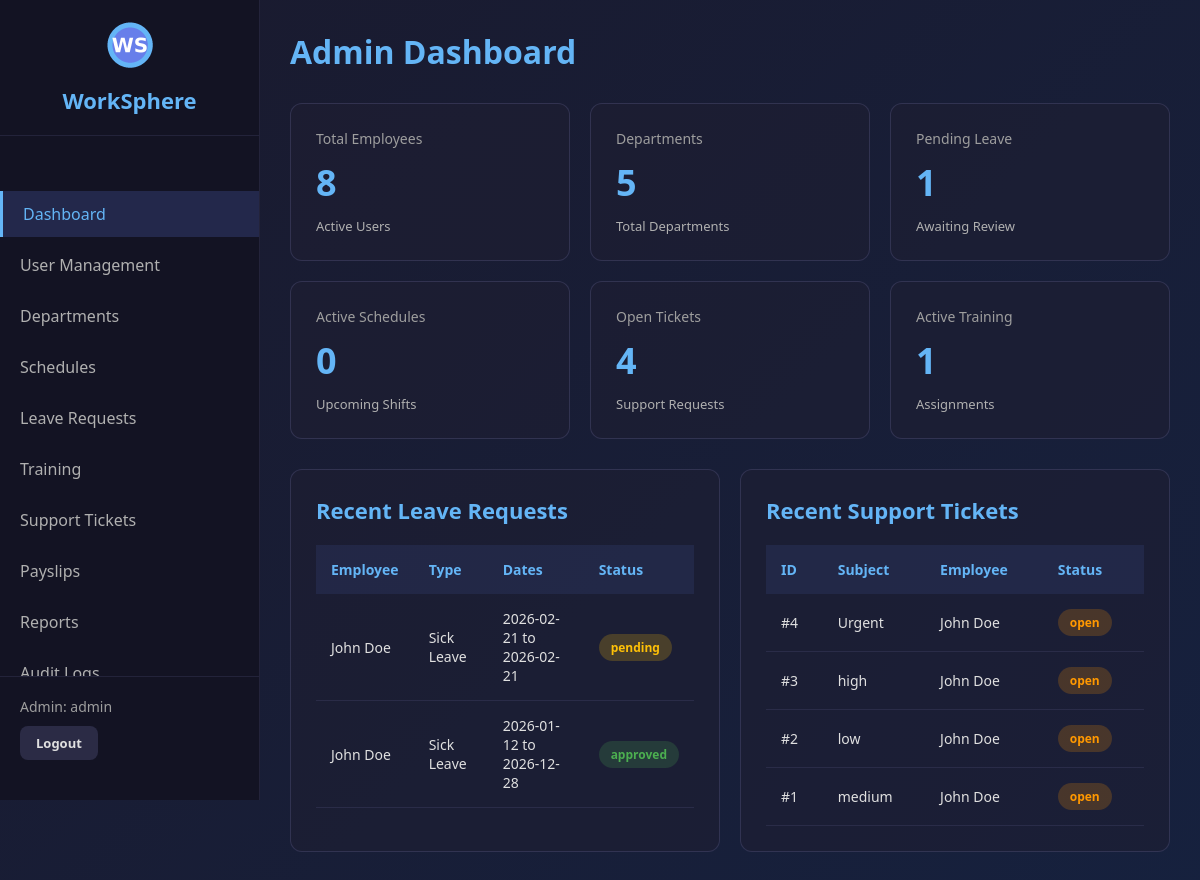
The page /admin/dashboard (signed in) on the database its author committed.
### tables this page shows
CREATE TABLE leave_requests (
            id INTEGER PRIMARY KEY AUTOINCREMENT,
            user_id INTEGER NOT NULL,
            leave_type TEXT NOT NULL,
            start_date TEXT NOT NULL,
            end_date TEXT NOT NULL,
            reason TEXT,
            status TEXT DEFAULT 'pending',
            reviewed_by INTEGER,
            reviewed_at TIMESTAMP,
            created_at TIMESTAMP DEFAULT CURRENT_TIMESTAMP,
            FOREIGN KEY (user_id) REFERENCES users (id)
        );

CREATE TABLE users (
            id INTEGER PRIMARY KEY AUTOINCREMENT,
            username TEXT UNIQUE NOT NULL,
            email TEXT UNIQUE NOT NULL,
            password TEXT NOT NULL,
            role TEXT NOT NULL,
            full_name TEXT NOT NULL,
            department_id INTEGER,
            phone TEXT,
            address TEXT,
            hire_date TEXT,
            status TEXT DEFAULT 'active',
            mfa_enabled INTEGER DEFAULT 0,
            mfa_secret TEXT,
            created_at TIMESTAMP DEFAULT CURRENT_TIMESTAMP
        );

CREATE TABLE support_tickets (
            id INTEGER PRIMARY KEY AUTOINCREMENT,
            user_id INTEGER NOT NULL,
            subject TEXT NOT NULL,
            category TEXT NOT NULL,
            priority TEXT DEFAULT 'medium',
            description TEXT,
            status TEXT DEFAULT 'open',
            assigned_to INTEGER,
            resolution TEXT,
            created_at TIMESTAMP DEFAULT CURRENT_TIMESTAMP,
            updated_at TIMESTAMP DEFAULT CURRENT_TIMESTAMP,
            closed_at TIMESTAMP,
            FOREIGN KEY (user_id) REFERENCES users (id)
        );

### app.py (the view)
@app.route('/admin/dashboard')
@admin_required
def admin_dashboard():
    conn = get_db()
    cursor = conn.cursor()
    stats = {
        'total_users': cursor.execute('SELECT COUNT(*) as count FROM users WHERE role = "employee"').fetchone()['count'],
        'total_departments': cursor.execute('SELECT COUNT(*) as count FROM departments').fetchone()['count'],
        'pending_leaves': cursor.execute('SELECT COUNT(*) as count FROM leave_requests WHERE status = "pending"').fetchone()['count'],
        'active_schedules': cursor.execute('SELECT COUNT(*) as count FROM schedules WHERE shift_date >= date("now")').fetchone()['count'],
        'open_tickets': cursor.execute('SELECT COUNT(*) as count FROM support_tickets WHERE status != "closed"').fetchone()['count'],
        'active_training': cursor.execute('SELECT COUNT(*) as count FROM training_assignments WHERE status = "assigned"').fetchone()['count']
    }
    recent_leaves = cursor.execute('''
        SELECT lr.*, u.full_name
        FROM leave_requests lr
        JOIN users u ON lr.user_id = u.id
        ORDER BY lr.created_at DESC LIMIT 5
    ''').fetchall()
    recent_tickets = cursor.execute('''
        SELECT st.*, u.full_name
        FROM support_tickets st
        JOIN users u ON st.user_id = u.id
        ORDER BY st.created_at DESC LIMIT 5
    ''').fetchall()
    return render_template('admin_dashboard.html', stats=stats, recent_leaves=recent_leaves, recent_tickets=recent_tickets)

### app.py (called while the page is built)
def get_db():
    if 'db' not in g:
        g.db = sqlite3.connect(
            DATABASE,
            timeout=20,                   # wait up to 20s if locked
            check_same_thread=False
        )
        g.db.row_factory = sqlite3.Row
        g.db.execute("PRAGMA journal_mode=WAL")    # WAL allows concurrent reads
        g.db.execute("PRAGMA busy_timeout=20000")  # 20s busy timeout at SQLite level
    return g.db

def admin_required(f):
    @wraps(f)
    def decorated_function(*args, **kwargs):
        if 'user_id' not in session:
            flash('Please login to access this page', 'error')
            return redirect('/login')
        if session.get('actual_role') != 'admin':
            flash('Admin access required', 'error')
            return redirect('/employee/dashboard')
        return f(*args, **kwargs)
    return decorated_function

### templates/admin_dashboard.html (shortened to what this page needs)
<!DOCTYPE html>
<html lang="en">
<head>
    <link rel="stylesheet" href="/static/css/style.css">
</head>
<body>
    <div class="dashboard-container">
        <nav class="sidebar">
            <div class="logo-container">
                <img src="/static/images/logo.png" alt="WorkSphere Logo" class="logo-small">
                <h2>WorkSphere</h2>
            </div>
            <ul class="nav-menu">
                <li class="active"><a href="/admin/dashboard">Dashboard</a></li>
                <li><a href="/admin/users">User Management</a></li>
                <li><a href="/admin/departments">Departments</a></li>
                <li><a href="/admin/schedules">Schedules</a></li>
                <li><a href="/admin/leave-requests">Leave Requests</a></li>
                <li><a href="/admin/training">Training</a></li>
                <li><a href="/admin/support">Support Tickets</a></li>
                <li><a href="/admin/payslips">Payslips</a></li>
                <li><a href="/admin/reports">Reports</a></li>
                <li><a href="/admin/audit-logs">Audit Logs</a></li>
            </ul>
            <div class="user-info">
                <p>Admin: {{ session.username }}</p>
                <a href="/logout" class="btn btn-secondary btn-sm">Logout</a>
            </div>
        </nav>
        <main class="main-content">
            <header class="page-header">
                <h1>Admin Dashboard</h1>
            </header>
            <div class="stats-grid">
                <div class="stat-card">
                    <h3>Total Employees</h3>
                    <p class="stat-value">{{ stats.total_users }}</p>
                    <p class="stat-label">Active Users</p>
                </div>
                <div class="stat-card">
                    <h3>Departments</h3>
                    <p class="stat-value">{{ stats.total_departments }}</p>
                    <p class="stat-label">Total Departments</p>
                </div>
                <div class="stat-card">
                    <h3>Pending Leave</h3>
                    <p class="stat-value">{{ stats.pending_leaves }}</p>
                    <p class="stat-label">Awaiting Review</p>
                </div>
                <div class="stat-card">
                    <h3>Active Schedules</h3>
                    <p class="stat-value">{{ stats.active_schedules }}</p>
                    <p class="stat-label">Upcoming Shifts</p>
                </div>
                <div class="stat-card">
                    <h3>Open Tickets</h3>
                    <p class="stat-value">{{ stats.open_tickets }}</p>
                    <p class="stat-label">Support Requests</p>
                </div>
                <div class="stat-card">
                    <h3>Active Training</h3>
                    <p class="stat-value">{{ stats.active_training }}</p>
                    <p class="stat-label">Assignments</p>
                </div>
            </div>
            <div class="dashboard-grid">
                <div class="section">
                    <h2>Recent Leave Requests</h2>
                    <table class="data-table">
                        <thead>
                            <tr>
                                <th>Employee</th>
                                <th>Type</th>
                                <th>Dates</th>
                                <th>Status</th>
                            </tr>
                        </thead>
                        <tbody>
                            {% for leave in recent_leaves %}
                            <tr>
                                <td>{{ leave.full_name }}</td>
                                <td>{{ leave.leave_type }}</td>
                                <td>{{ leave.start_date }} to {{ leave.end_date }}</td>
                                <td><span class="badge badge-{{ leave.status }}">{{ leave.status }}</span></td>
                            </tr>
                            {% else %}
                            <tr>
                                <td colspan="4" class="text-center">No recent requests</td>
                            </tr>
                            {% endfor %}
                        </tbody>
                    </table>
                </div>
                <div class="section">
                    <h2>Recent Support Tickets</h2>
                    <table class="data-table">
                        <thead>
                            <tr>
                                <th>ID</th>
                                <th>Subject</th>
                                <th>Employee</th>
                                <th>Status</th>
                            </tr>
                        </thead>
                        <tbody>
                            {% for ticket in recent_tickets %}
                            <tr>
                                <td>#{{ ticket.id }}</td>
                                <td>{{ ticket.subject }}</td>
                                <td>{{ ticket.full_name }}</td>
                                <td><span class="badge badge-{{ ticket.status }}">{{ ticket.status }}</span></td>
                            </tr>
                            {% else %}
                            <tr>
                                <td colspan="4" class="text-center">No recent tickets</td>
                            </tr>
                            {% endfor %}
                        </tbody>
                    </table>
                </div>
            </div>
        </main>
    </div>
</body>
</html>

### static/css/style.css (style rules this page uses)
* { margin: 0; padding: 0; box-sizing: border-box; }
body { font-family: 'Segoe UI', Tahoma, Geneva, Verdana, sans-serif; background: linear-gradient(135deg, #1a1a2e 0%, #16213e 100%); color: #e0e0e0; min-height: 100vh; }
.logo-container { text-align: center; margin-bottom: 30px; }
.btn { padding: 12px 24px; border: none; border-radius: 8px; cursor: pointer; font-size: 14px; font-weight: 600; transition: all 0.3s ease; text-decoration: none; display: inline-block; }
.btn-secondary { background: rgba(100, 100, 150, 0.3); color: #e0e0e0; }
.btn-sm { padding: 8px 16px; font-size: 13px; }
.dashboard-container { display: flex; min-height: 100vh; }
.sidebar { width: 260px; background: rgba(20, 20, 35, 0.95); border-right: 1px solid rgba(100, 100, 150, 0.2); padding: 20px 0; position: fixed; height: 100vh; overflow-y: auto; display: flex; flex-direction: column; }
.logo-small { width: 50px; height: 50px; margin-bottom: 10px; }
.sidebar .logo-container { padding: 0 20px 20px 20px; border-bottom: 1px solid rgba(100, 100, 150, 0.2); flex-shrink: 0; }
.sidebar .logo-container h2 { color: #64b5f6; font-size: 22px; }
.nav-menu { list-style: none; padding: 20px 0; flex: 1; overflow-y: auto; }
.nav-menu li { margin: 5px 0; }
.nav-menu a { display: block; padding: 12px 20px; color: #b0b0b0; text-decoration: none; transition: all 0.3s ease; }
.nav-menu li.active a { background: rgba(100, 126, 234, 0.2); color: #64b5f6; border-left: 3px solid #64b5f6; }
.user-info { padding: 20px; border-top: 1px solid rgba(100, 100, 150, 0.2); background: rgba(20, 20, 35, 0.95); flex-shrink: 0; margin-top: auto; }
.user-info p { margin-bottom: 10px; font-size: 14px; color: #9e9e9e; }
.main-content { margin-left: 260px; flex: 1; padding: 30px; }
.page-header { display: flex; justify-content: space-between; align-items: center; margin-bottom: 30px; }
.page-header h1 { color: #64b5f6; font-size: 32px; }
.stats-grid { display: grid; grid-template-columns: repeat(auto-fit, minmax(250px, 1fr)); gap: 20px; margin-bottom: 30px; }
.stat-card { background: rgba(30, 30, 50, 0.6); border: 1px solid rgba(100, 100, 150, 0.3); border-radius: 12px; padding: 25px; transition: all 0.3s ease; }
.stat-card h3 { color: #9e9e9e; font-size: 14px; font-weight: 400; margin-bottom: 10px; }
.stat-value { color: #64b5f6; font-size: 36px; font-weight: 700; margin: 10px 0; }
.stat-label { color: #b0b0b0; font-size: 13px; }
.section { background: rgba(30, 30, 50, 0.6); border: 1px solid rgba(100, 100, 150, 0.3); border-radius: 12px; padding: 25px; margin-bottom: 30px; }
.section h2 { color: #64b5f6; font-size: 22px; margin-bottom: 20px; }
.data-table { width: 100%; border-collapse: collapse; }
.data-table thead { background: rgba(100, 126, 234, 0.1); }
.data-table th { padding: 15px; text-align: left; color: #64b5f6; font-weight: 600; font-size: 14px; }
.data-table td { padding: 15px; border-bottom: 1px solid rgba(100, 100, 150, 0.2); color: #e0e0e0; font-size: 14px; }
.badge { display: inline-block; padding: 5px 12px; border-radius: 20px; font-size: 12px; font-weight: 600; }
.badge-pending { background: rgba(255, 193, 7, 0.2); color: #ffc107; }
.badge-approved, .badge-active, .badge-assigned, .badge-success, .badge-generated { background: rgba(76, 175, 80, 0.2); color: #4caf50; }
.badge-open, .badge-medium { background: rgba(255, 152, 0, 0.2); color: #ff9800; }
.dashboard-grid { display: grid; grid-template-columns: repeat(auto-fit, minmax(400px, 1fr)); gap: 20px; }

### rows shown on the page
leave_requests: full_name "John Doe", leave_type "Sick Leave", start_date "2026-02-21", end_date "2026-02-21", status "pending"
leave_requests: full_name "John Doe", leave_type "Sick Leave", start_date "2026-01-12", end_date "2026-12-28", status "approved"
support_tickets: id "4", subject "Urgent", full_name "John Doe", status "open"
support_tickets: id "3", subject "high", full_name "John Doe", status "open"
support_tickets: id "2", subject "low", full_name "John Doe", status "open"
support_tickets: id "1", subject "medium", full_name "John Doe", status "open"

### other values the page prints
{{ session.username }} "admin"
{{ stats.total_users }} "8"
{{ stats.total_departments }} "5"
{{ stats.pending_leaves }} "1"
{{ stats.active_schedules }} "0"
{{ stats.open_tickets }} "4"
{{ stats.active_training }} "1"
